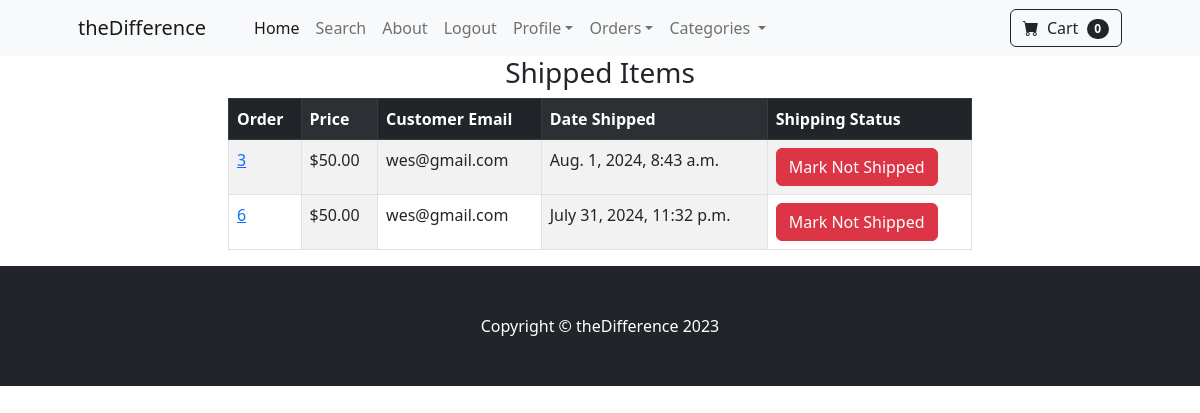
The page /payment/shipped_dash (signed in) on the database its author committed.
### payment/models.py (models this page shows, shortened)
class Order(models.Model):
    user = models.ForeignKey(User, on_delete=models.CASCADE, null=True, blank=True)
    full_name = models.CharField(max_length=255)
    email = models.EmailField(max_length=255)
    shipping_address = models.TextField(max_length=15000)
    amount_paid = models.DecimalField(max_digits=7, decimal_places=2)
    date_ordered = models.DateField(auto_now_add=True)
    shipped = models.BooleanField(default=False)
    date_shipped = models.DateTimeField(blank=True, null=True)

### payment/views.py (the view, shortened to what this page needs)
# urls.py: path("shipped_dash", views.shipped_dash, name="shipped_dash"),
def shipped_dash(request):
    if request.user.is_authenticated and request.user.is_superuser:
        orders = Order.objects.filter(shipped=True)
        return render(
            request,
            "payment/shipped_dash.html",
            {"orders": orders},
        )
        messages.success(request, "Order Has Not Been Shipped!")
        return redirect("home")
    else:
        messages.success(request, "Access Denied!")
        return redirect("home")

### cart/cart.py (called while the page is built)
    def __len__(self):
        return len(self.cart)

### cart/context_processors.py (called while the page is built)
def cart(request):
    return{'cart':Cart(request)}

### store/context_processors.py (called while the page is built)
def categories_processor(request):
    categories = Category.objects.all()
    return {"categories": categories}

### payment/templates/payment/shipped_dash.html (shortened to what this page needs)
{% extends 'base.html' %} {% block content %}
<div class="container">
  <div class="row">
    <center>
      <div class="col-8">
       <h3>Shipped Items</h3>
       <table class="table table-striped table-striped-columns table-hover table-bordered" >
        <thead class="table-dark">
          <tr>
            <th scope="col">Order</th>
            <th scope="col">Price</th>
            <th scope="col">Customer Email</th>
            <th scope="col">Date Shipped</th>
            <th scope="col">Shipping Status</th>
          </tr>
        </thead>
        <tbody>
{% for item in orders  %}
          <tr>
            <td><a href="{% url 'orders' item.id %}">{{item.id}}</a></td>
            <td>${{item.amount_paid}}</td>
            <td>{{ item.email }}</td>
            <td>{{ item.date_shipped }}</td>
            <td><form method="POST">
              <button type="submit" class="btn btn-danger btn-small">Mark Not Shipped</button>
            </form>
            </td>
          </tr>
 {% endfor %}
        </tbody>
      </table>
      </div>
    </center>
  </div>
</div>
{% endblock %}

### rows shown on the page
Order: id "3", amount_paid "50.00", email "wes@gmail.com", date_shipped "Aug. 1, 2024, 8:43 a.m."
Order: id "6", amount_paid "50.00", email "wes@gmail.com", date_shipped "July 31, 2024, 11:32 p.m."

### other values the page prints
{{ cart|length }} "0"
